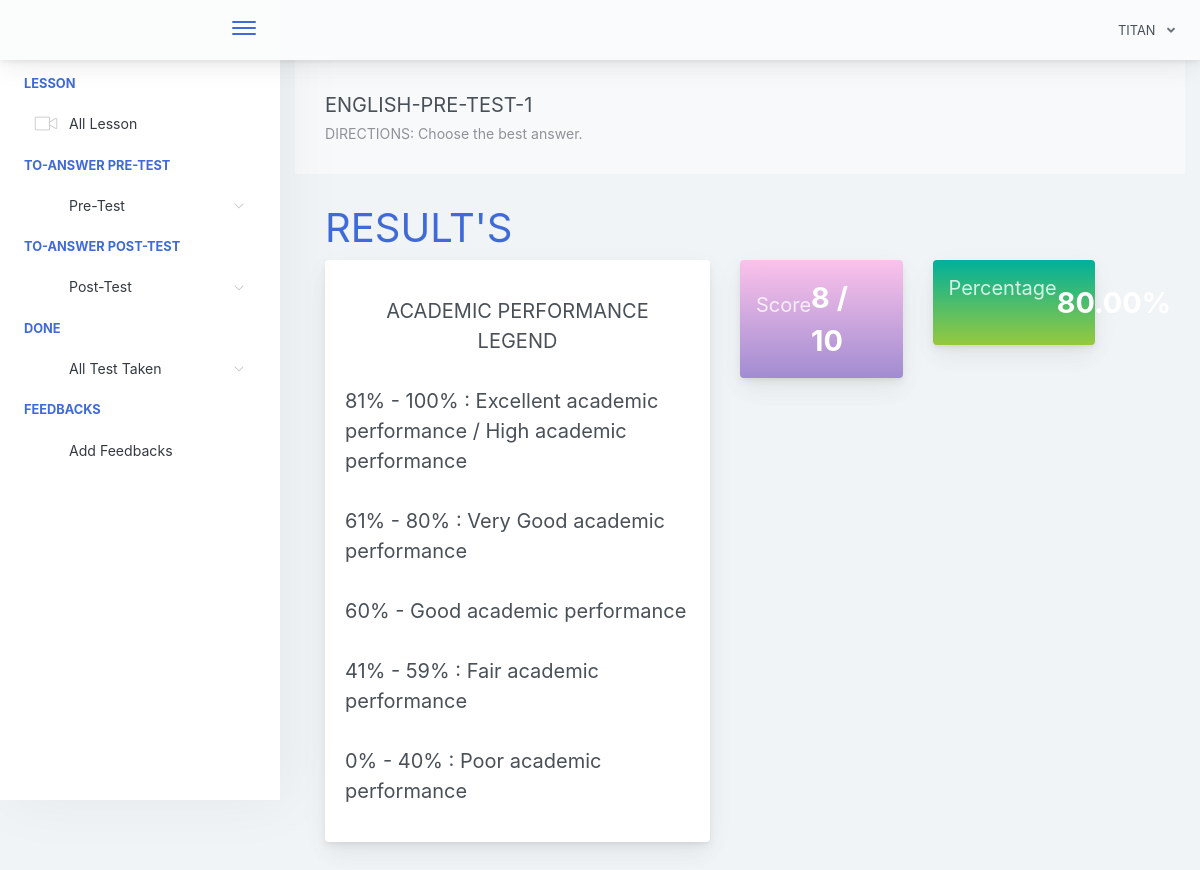
The page /home.php?page=result&id=8 (signed in) on the database its author committed.
### tables this page shows
CREATE TABLE `examinee_tbl` (
  `exmne_id` int(11) NOT NULL,
  `exmne_fullname` varchar(1000) NOT NULL,
  `exmne_course` varchar(1000) NOT NULL,
  `exmne_gender` varchar(1000) NOT NULL,
  `exmne_birthdate` varchar(1000) NOT NULL,
  `exmne_Academic_level` varchar(1000) NOT NULL,
  `exmne_email` varchar(1000) NOT NULL,
  `exmne_password` varchar(1000) NOT NULL,
  `exmne_status` varchar(1000) NOT NULL DEFAULT 'active'
);

CREATE TABLE `exam_tbl` (
  `ex_id` int(11) NOT NULL,
  `cou_id` int(11) NOT NULL,
  `ex_title` varchar(1000) NOT NULL,
  `ex_time_limit` varchar(1000) NOT NULL,
  `ex_questlimit_display` int(11) NOT NULL,
  `ex_description` varchar(1000) NOT NULL,
  `ex_created` timestamp NOT NULL DEFAULT current_timestamp() ON UPDATE current_timestamp()
);

### query/selectData.php (called while the page is built, shortened)
<?php
$exmneId = $_SESSION['examineeSession']['exmne_id'];
$selExmneeData = $conn->query("SELECT * FROM examinee_tbl WHERE exmne_id='$exmneId' ")->fetch(PDO::FETCH_ASSOC);
 ?>

### pages/result.php (the view, shortened to what this page needs)
<?php
    $examId = $_GET['id'];
    $selExam = $conn->query("SELECT * FROM exam_tbl WHERE ex_id='$examId' ")->fetch(PDO::FETCH_ASSOC);
 ?>
<div class="app-main__outer">
<div class="app-main__inner">
    <div id="refreshData">
    <div class="col-md-12">
        <div class="app-page-title">
            <div class="page-title-wrapper">
                <div class="page-title-heading">
                    <div>
                        <?php echo $selExam['ex_title']; ?>
                          <div class="page-title-subheading">
                            <?php echo $selExam['ex_description']; ?>
                          </div>
                    </div>
                </div>
            </div>
        </div>
        <div class="row col-md-12">
        	<h1 class="text-primary">RESULT'S</h1>
        </div>
        <div class="row col-md-6 float-left">
        	<div class="main-card mb-3 card">
                <div class="card-body">
                <figure class="text-left">
  <blockquote class="blockquote">
    <p><center>ACADEMIC PERFORMANCE LEGEND</center><br>
81% - 100% : Excellent academic performance / High academic performance
<br>
<br>
61% - 80% : Very Good academic performance
<br>
<br>
60% - Good academic performance
<br>
<br>
41% - 59% : Fair academic performance
<br>
<br>
0% - 40% : Poor academic performance </p>
  </blockquote>
</figure>
                </div>
            </div>
        </div>
        <div class="col-md-6 float-left">
        	<div class="col-md-6 float-left">
        	<div class="card mb-3 widget-content bg-night-fade">
                <div class="widget-content-wrapper text-white">
                    <div class="widget-content-left">
                        <div class="widget-heading"><h5>Score</h5></div>
                        <div class="widget-subheading" style="color: transparent;">/</div>
                    </div>
                    <div class="widget-content-right">
                        <div class="widget-numbers text-white">
                            <?php
                                $selScore = $conn->query("SELECT * FROM exam_question_tbl eqt INNER JOIN exam_answers ea ON eqt.eqt_id = ea.quest_id AND eqt.exam_answer = ea.exans_answer  WHERE ea.axmne_id='$exmneId' AND ea.exam_id='$examId' AND ea.exans_status='new' ");
                            ?>
                            <span>
                                <?php echo $selScore->rowCount(); ?>
                                <?php
                                    $over  = $selExam['ex_questlimit_display'];
                                 ?>
                            </span> / <?php echo $over; ?>
                        </div>
                    </div>
                </div>
            </div>
        	</div>
            <div class="col-md-6 float-left">
            <div class="card mb-3 widget-content bg-happy-green">
                <div class="widget-content-wrapper text-white">
                    <div class="widget-content-left">
                        <div class="widget-heading"><h5>Percentage</h5></div>
                        <div class="widget-subheading" style="color: transparent;">/</div>
                        </div>
                        <div class="widget-content-right">
                        <div class="widget-numbers text-white">
                            <?php
                                $selScore = $conn->query("SELECT * FROM exam_question_tbl eqt INNER JOIN exam_answers ea ON eqt.eqt_id = ea.quest_id AND eqt.exam_answer = ea.exans_answer  WHERE ea.axmne_id='$exmneId' AND ea.exam_id='$examId' AND ea.exans_status='new' ");
                            ?>
                            <span>
                                <?php
                                    $score = $selScore->rowCount();
                                    $ans = $score / $over * 100;
                                    echo number_format($ans,2);
                                 ?>
                            </span>
                        </div>
                    </div>
                </div>
            </div>
            </div>
        </div>
    </div>
    </div>
</div>

### includes/header.php (shortened to what this page needs)
<?php
  include("conn.php");
  include("query/selectData.php");
 ?>
<!doctype html>
<html lang="en">
<head>
    <link href="./main.css" rel="stylesheet">
    <link href="css/sweetalert.css" rel="stylesheet">
</head>
<body id="body">
    <div class="app-container app-theme-white body-tabs-shadow fixed-sidebar fixed-header">
        <div class="app-header header-shadow">
            <div class="app-header__logo">
                <a href="home.php"><div class="logo-src"></div></a>
                <div class="header__pane ml-auto">
                    <div>
                        <button type="button" class="hamburger close-sidebar-btn hamburger--elastic" data-class="closed-sidebar">
                            <span class="hamburger-box">
                                <span class="hamburger-inner"></span>
                            </span>
                        </button>
                    </div>
                </div>
            </div>
                <div class="app-header__content">
                <div class="app-header-right">
                    <div class="header-btn-lg pr-0">
                        <div class="widget-content p-0">
                            <div class="widget-content-wrapper">
                                <div class="widget-content-left">
                                    <div class="btn-group">
                                        <a data-toggle="dropdown" aria-haspopup="true" aria-expanded="false" class="p-0 btn">
                                            <?php
                                                echo strtoupper($selExmneeData['exmne_fullname']);
                                             ?>
                                            <i class="fa fa-angle-down ml-2 opacity-8"></i>
                                        </a>
                                    </div>
                                </div>
                            </div>
                        </div>
                    </div>        </div>
            </div>
        </div>

### rows shown on the page
examinee_tbl: exmne_fullname "TITAN"
exam_tbl: ex_title "ENGLISH-PRE-TEST-1", ex_description "DIRECTIONS: Choose the best answer.", ex_questlimit_display "10", ex_questlimit_display "80.00"

### other values the page prints
$selScore->rowCount() "8"
